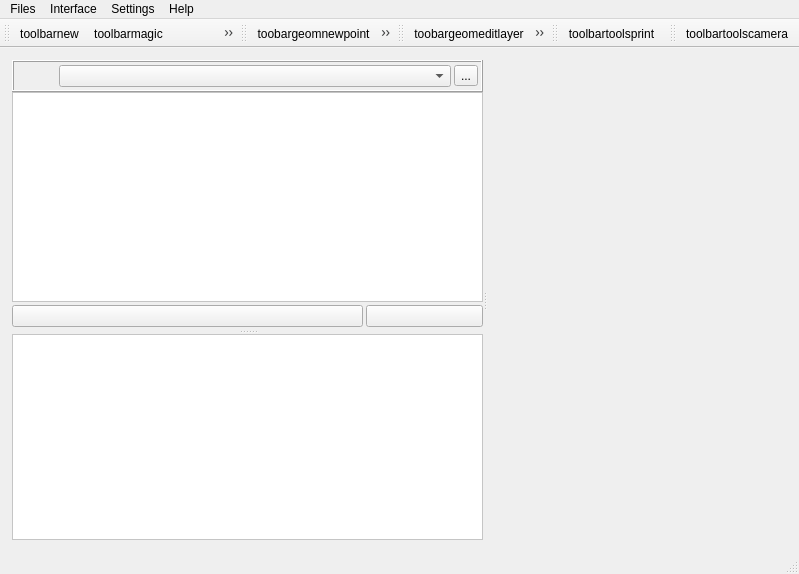
<?xml version="1.0" encoding="UTF-8"?>
<ui version="4.0">
 <class>MainWindow</class>
 <widget class="QMainWindow" name="MainWindow">
  <property name="geometry">
   <rect>
    <x>0</x>
    <y>0</y>
    <width>799</width>
    <height>574</height>
   </rect>
  </property>
  <property name="windowTitle">
   <string>MainWindow</string>
  </property>
  <property name="autoFillBackground">
   <bool>false</bool>
  </property>
  <property name="styleSheet">
   <string notr="true">background-image: url(logo2.png)</string>
  </property>
  <property name="locale">
   <locale language="French" country="France"/>
  </property>
  <widget class="QWidget" name="centralwidget">
   <layout class="QHBoxLayout" name="horizontalLayout" stretch="0">
    <property name="leftMargin">
     <number>3</number>
    </property>
    <property name="topMargin">
     <number>3</number>
    </property>
    <property name="rightMargin">
     <number>3</number>
    </property>
    <property name="bottomMargin">
     <number>3</number>
    </property>
    <item>
     <widget class="QFrame" name="frame_5">
      <property name="locale">
       <locale language="French" country="France"/>
      </property>
      <property name="frameShape">
       <enum>QFrame::NoFrame</enum>
      </property>
      <property name="frameShadow">
       <enum>QFrame::Raised</enum>
      </property>
      <layout class="QVBoxLayout" name="verticalLayout_8">
       <item>
        <widget class="QSplitter" name="splitter_2">
         <property name="locale">
          <locale language="French" country="France"/>
         </property>
         <property name="orientation">
          <enum>Qt::Horizontal</enum>
         </property>
         <widget class="QFrame" name="frame">
          <property name="sizePolicy">
           <sizepolicy hsizetype="Preferred" vsizetype="Preferred">
            <horstretch>0</horstretch>
            <verstretch>0</verstretch>
           </sizepolicy>
          </property>
          <property name="minimumSize">
           <size>
            <width>0</width>
            <height>0</height>
           </size>
          </property>
          <property name="maximumSize">
           <size>
            <width>16777215</width>
            <height>16777215</height>
           </size>
          </property>
          <property name="baseSize">
           <size>
            <width>100</width>
            <height>0</height>
           </size>
          </property>
          <property name="locale">
           <locale language="French" country="France"/>
          </property>
          <property name="frameShape">
           <enum>QFrame::NoFrame</enum>
          </property>
          <property name="frameShadow">
           <enum>QFrame::Raised</enum>
          </property>
          <layout class="QVBoxLayout" name="verticalLayout">
           <property name="spacing">
            <number>6</number>
           </property>
           <property name="leftMargin">
            <number>0</number>
           </property>
           <property name="topMargin">
            <number>0</number>
           </property>
           <property name="rightMargin">
            <number>0</number>
           </property>
           <property name="bottomMargin">
            <number>0</number>
           </property>
           <item>
            <widget class="QSplitter" name="splitter">
             <property name="sizePolicy">
              <sizepolicy hsizetype="Preferred" vsizetype="Preferred">
               <horstretch>0</horstretch>
               <verstretch>0</verstretch>
              </sizepolicy>
             </property>
             <property name="locale">
              <locale language="French" country="France"/>
             </property>
             <property name="orientation">
              <enum>Qt::Vertical</enum>
             </property>
             <widget class="QFrame" name="frame_3">
              <property name="locale">
               <locale language="French" country="France"/>
              </property>
              <property name="frameShape">
               <enum>QFrame::NoFrame</enum>
              </property>
              <property name="frameShadow">
               <enum>QFrame::Raised</enum>
              </property>
              <layout class="QVBoxLayout" name="verticalLayout_3" stretch="1,10,0">
               <property name="spacing">
                <number>0</number>
               </property>
               <property name="leftMargin">
                <number>0</number>
               </property>
               <property name="topMargin">
                <number>0</number>
               </property>
               <property name="rightMargin">
                <number>0</number>
               </property>
               <property name="bottomMargin">
                <number>0</number>
               </property>
               <item>
                <widget class="QFrame" name="frame_6">
                 <property name="sizePolicy">
                  <sizepolicy hsizetype="Preferred" vsizetype="Minimum">
                   <horstretch>0</horstretch>
                   <verstretch>0</verstretch>
                  </sizepolicy>
                 </property>
                 <property name="locale">
                  <locale language="French" country="France"/>
                 </property>
                 <property name="frameShape">
                  <enum>QFrame::Box</enum>
                 </property>
                 <property name="frameShadow">
                  <enum>QFrame::Raised</enum>
                 </property>
                 <layout class="QHBoxLayout" name="horizontalLayout_2" stretch="1,10,0">
                  <property name="spacing">
                   <number>3</number>
                  </property>
                  <property name="leftMargin">
                   <number>3</number>
                  </property>
                  <property name="topMargin">
                   <number>3</number>
                  </property>
                  <property name="rightMargin">
                   <number>3</number>
                  </property>
                  <property name="bottomMargin">
                   <number>3</number>
                  </property>
                  <item>
                   <widget class="QLabel" name="label">
                    <property name="locale">
                     <locale language="French" country="France"/>
                    </property>
                    <property name="text">
                     <string/>
                    </property>
                    <property name="pixmap">
                     <pixmap resource="../resources.qrc">:/plugins/Lamia/icons/eye2.svg</pixmap>
                    </property>
                    <property name="scaledContents">
                     <bool>false</bool>
                    </property>
                   </widget>
                  </item>
                  <item>
                   <widget class="QComboBox" name="comboBox_style">
                    <property name="locale">
                     <locale language="French" country="France"/>
                    </property>
                   </widget>
                  </item>
                  <item>
                   <widget class="QToolButton" name="toolButton_date">
                    <property name="toolTip">
                     <string>Sélectionner la date à laquelle afficher le système</string>
                    </property>
                    <property name="locale">
                     <locale language="French" country="France"/>
                    </property>
                    <property name="text">
                     <string>...</string>
                    </property>
                    <property name="icon">
                     <iconset resource="../resources.qrc">
                      <normaloff>:/plugins/Lamia/icons/Calendar_icon.png</normaloff>:/plugins/Lamia/icons/Calendar_icon.png</iconset>
                    </property>
                    <property name="iconSize">
                     <size>
                      <width>20</width>
                      <height>20</height>
                     </size>
                    </property>
                   </widget>
                  </item>
                 </layout>
                </widget>
               </item>
               <item>
                <widget class="QTreeWidget" name="MaintreeWidget">
                 <property name="sizePolicy">
                  <sizepolicy hsizetype="Preferred" vsizetype="Preferred">
                   <horstretch>0</horstretch>
                   <verstretch>0</verstretch>
                  </sizepolicy>
                 </property>
                 <property name="minimumSize">
                  <size>
                   <width>0</width>
                   <height>0</height>
                  </size>
                 </property>
                 <property name="maximumSize">
                  <size>
                   <width>16777215</width>
                   <height>16777215</height>
                  </size>
                 </property>
                 <property name="autoFillBackground">
                  <bool>false</bool>
                 </property>
                 <property name="styleSheet">
                  <string notr="true">background-image: url(:/plugins/Lamia/icons/logo3.png);
background-repeat: repeat-no;
background-position: center center;
background-color: rgb(255, 255, 255);

</string>
                 </property>
                 <property name="locale">
                  <locale language="French" country="France"/>
                 </property>
                 <property name="iconSize">
                  <size>
                   <width>32</width>
                   <height>32</height>
                  </size>
                 </property>
                 <property name="rootIsDecorated">
                  <bool>false</bool>
                 </property>
                 <property name="wordWrap">
                  <bool>true</bool>
                 </property>
                 <attribute name="headerVisible">
                  <bool>false</bool>
                 </attribute>
                 <attribute name="headerDefaultSectionSize">
                  <number>50</number>
                 </attribute>
                 <attribute name="headerMinimumSectionSize">
                  <number>27</number>
                 </attribute>
                 <attribute name="headerStretchLastSection">
                  <bool>true</bool>
                 </attribute>
                 <column>
                  <property name="text">
                   <string>1</string>
                  </property>
                 </column>
                </widget>
               </item>
               <item>
                <widget class="QFrame" name="frame_2">
                 <property name="locale">
                  <locale language="French" country="France"/>
                 </property>
                 <property name="frameShape">
                  <enum>QFrame::NoFrame</enum>
                 </property>
                 <property name="frameShadow">
                  <enum>QFrame::Raised</enum>
                 </property>
                 <layout class="QGridLayout" name="gridLayout" columnstretch="3,1">
                  <property name="leftMargin">
                   <number>0</number>
                  </property>
                  <property name="topMargin">
                   <number>3</number>
                  </property>
                  <property name="rightMargin">
                   <number>0</number>
                  </property>
                  <property name="bottomMargin">
                   <number>3</number>
                  </property>
                  <property name="spacing">
                   <number>3</number>
                  </property>
                  <item row="0" column="0">
                   <widget class="QPushButton" name="pushButton_selectfeat">
                    <property name="locale">
                     <locale language="French" country="France"/>
                    </property>
                    <property name="text">
                     <string/>
                    </property>
                    <property name="icon">
                     <iconset resource="../resources.qrc">
                      <normaloff>:/plugins/Lamia/icons/select.png</normaloff>:/plugins/Lamia/icons/select.png</iconset>
                    </property>
                   </widget>
                  </item>
                  <item row="0" column="1">
                   <widget class="QPushButton" name="pushButton_qgspan">
                    <property name="text">
                     <string/>
                    </property>
                    <property name="icon">
                     <iconset resource="../resources.qrc">
                      <normaloff>:/plugins/Lamia/icons/qgspan.svg</normaloff>:/plugins/Lamia/icons/qgspan.svg</iconset>
                    </property>
                   </widget>
                  </item>
                 </layout>
                </widget>
               </item>
              </layout>
             </widget>
             <widget class="QFrame" name="frame_4">
              <property name="sizePolicy">
               <sizepolicy hsizetype="Preferred" vsizetype="Preferred">
                <horstretch>0</horstretch>
                <verstretch>0</verstretch>
               </sizepolicy>
              </property>
              <property name="minimumSize">
               <size>
                <width>0</width>
                <height>0</height>
               </size>
              </property>
              <property name="maximumSize">
               <size>
                <width>16777215</width>
                <height>16777215</height>
               </size>
              </property>
              <property name="locale">
               <locale language="French" country="France"/>
              </property>
              <property name="frameShape">
               <enum>QFrame::NoFrame</enum>
              </property>
              <property name="frameShadow">
               <enum>QFrame::Raised</enum>
              </property>
              <layout class="QVBoxLayout" name="verticalLayout_2" stretch="10">
               <property name="spacing">
                <number>0</number>
               </property>
               <property name="leftMargin">
                <number>0</number>
               </property>
               <property name="topMargin">
                <number>0</number>
               </property>
               <property name="rightMargin">
                <number>0</number>
               </property>
               <property name="bottomMargin">
                <number>0</number>
               </property>
               <item>
                <widget class="QTreeWidget" name="ElemtreeWidget">
                 <property name="sizePolicy">
                  <sizepolicy hsizetype="Preferred" vsizetype="Preferred">
                   <horstretch>0</horstretch>
                   <verstretch>0</verstretch>
                  </sizepolicy>
                 </property>
                 <property name="layoutDirection">
                  <enum>Qt::LeftToRight</enum>
                 </property>
                 <property name="autoFillBackground">
                  <bool>true</bool>
                 </property>
                 <property name="styleSheet">
                  <string notr="true">background-image: url(:/plugins/Lamia/icons/icon_petit.png);
background-repeat: repeat-no;
background-position: center center;
background-color: rgb(255, 255, 255);</string>
                 </property>
                 <property name="locale">
                  <locale language="French" country="France"/>
                 </property>
                 <property name="dragDropMode">
                  <enum>QAbstractItemView::NoDragDrop</enum>
                 </property>
                 <property name="iconSize">
                  <size>
                   <width>64</width>
                   <height>64</height>
                  </size>
                 </property>
                 <property name="rootIsDecorated">
                  <bool>false</bool>
                 </property>
                 <property name="wordWrap">
                  <bool>true</bool>
                 </property>
                 <attribute name="headerVisible">
                  <bool>false</bool>
                 </attribute>
                 <attribute name="headerStretchLastSection">
                  <bool>true</bool>
                 </attribute>
                 <column>
                  <property name="text">
                   <string notr="true">1</string>
                  </property>
                 </column>
                </widget>
               </item>
              </layout>
             </widget>
            </widget>
           </item>
          </layout>
         </widget>
         <widget class="QStackedWidget" name="stackedWidget_main">
          <property name="styleSheet">
           <string notr="true">background-image: url(:/plugins/Lamia/icons/logo2.png);</string>
          </property>
          <property name="locale">
           <locale language="French" country="France"/>
          </property>
          <property name="currentIndex">
           <number>1</number>
          </property>
          <widget class="QWidget" name="page_3">
           <layout class="QVBoxLayout" name="verticalLayout_4">
            <property name="spacing">
             <number>0</number>
            </property>
            <property name="leftMargin">
             <number>0</number>
            </property>
            <property name="topMargin">
             <number>0</number>
            </property>
            <property name="rightMargin">
             <number>0</number>
            </property>
            <property name="bottomMargin">
             <number>0</number>
            </property>
            <item>
             <widget class="QTabWidget" name="MaintabWidget">
              <property name="toolTip">
               <string/>
              </property>
              <property name="locale">
               <locale language="French" country="France"/>
              </property>
              <property name="tabPosition">
               <enum>QTabWidget::West</enum>
              </property>
              <property name="tabShape">
               <enum>QTabWidget::Rounded</enum>
              </property>
              <property name="currentIndex">
               <number>0</number>
              </property>
              <property name="iconSize">
               <size>
                <width>32</width>
                <height>32</height>
               </size>
              </property>
              <property name="elideMode">
               <enum>Qt::ElideLeft</enum>
              </property>
              <property name="documentMode">
               <bool>false</bool>
              </property>
              <property name="tabsClosable">
               <bool>false</bool>
              </property>
              <widget class="QWidget" name="tab">
               <attribute name="icon">
                <iconset resource="../resources.qrc">
                 <normaloff>:/plugins/Lamia/icons/main.png</normaloff>:/plugins/Lamia/icons/main.png</iconset>
               </attribute>
               <attribute name="title">
                <string>Proprietes</string>
               </attribute>
               <layout class="QVBoxLayout" name="verticalLayout_5">
                <property name="leftMargin">
                 <number>3</number>
                </property>
                <property name="topMargin">
                 <number>3</number>
                </property>
                <property name="rightMargin">
                 <number>3</number>
                </property>
               </layout>
              </widget>
              <widget class="QWidget" name="tab_2">
               <attribute name="icon">
                <iconset resource="../resources.qrc">
                 <normaloff>:/plugins/Lamia/icons/link.svg</normaloff>:/plugins/Lamia/icons/link.svg</iconset>
               </attribute>
               <attribute name="title">
                <string>Tables enfants</string>
               </attribute>
               <layout class="QVBoxLayout" name="verticalLayout_6">
                <property name="leftMargin">
                 <number>3</number>
                </property>
                <property name="topMargin">
                 <number>0</number>
                </property>
                <property name="rightMargin">
                 <number>3</number>
                </property>
                <property name="bottomMargin">
                 <number>3</number>
                </property>
                <item>
                 <widget class="QTabWidget" name="tabWidget_childs">
                  <property name="locale">
                   <locale language="French" country="France"/>
                  </property>
                  <property name="tabPosition">
                   <enum>QTabWidget::North</enum>
                  </property>
                  <property name="currentIndex">
                   <number>-1</number>
                  </property>
                  <property name="iconSize">
                   <size>
                    <width>32</width>
                    <height>32</height>
                   </size>
                  </property>
                  <property name="elideMode">
                   <enum>Qt::ElideRight</enum>
                  </property>
                  <property name="documentMode">
                   <bool>false</bool>
                  </property>
                 </widget>
                </item>
               </layout>
              </widget>
             </widget>
            </item>
           </layout>
          </widget>
          <widget class="QWidget" name="page_4">
           <layout class="QVBoxLayout" name="verticalLayout_7">
            <property name="spacing">
             <number>0</number>
            </property>
            <property name="leftMargin">
             <number>0</number>
            </property>
            <property name="topMargin">
             <number>0</number>
            </property>
            <property name="rightMargin">
             <number>0</number>
            </property>
            <property name="bottomMargin">
             <number>0</number>
            </property>
           </layout>
          </widget>
         </widget>
        </widget>
       </item>
      </layout>
     </widget>
    </item>
   </layout>
  </widget>
  <widget class="QMenuBar" name="menubar">
   <property name="geometry">
    <rect>
     <x>0</x>
     <y>0</y>
     <width>799</width>
     <height>26</height>
    </rect>
   </property>
   <property name="nativeMenuBar">
    <bool>true</bool>
   </property>
   <widget class="QMenu" name="menuFichiers">
    <property name="locale">
     <locale language="French" country="France"/>
    </property>
    <property name="title">
     <string>Files</string>
    </property>
    <widget class="QMenu" name="menuBases_recentes">
     <property name="title">
      <string>Recent DB</string>
     </property>
     <addaction name="actionTemp"/>
    </widget>
    <widget class="QMenu" name="menuCharger_base">
     <property name="title">
      <string>Load DB</string>
     </property>
     <addaction name="actionPostgis"/>
     <addaction name="actionSpatialite"/>
    </widget>
    <widget class="QMenu" name="menuImport_export">
     <property name="title">
      <string>Import / export</string>
     </property>
     <addaction name="action_pulldb"/>
     <addaction name="action_pushdb"/>
     <addaction name="separator"/>
     <addaction name="actionImporter_et_ajouter_la_base"/>
    </widget>
    <addaction name="actionNouvelle_base"/>
    <addaction name="menuCharger_base"/>
    <addaction name="menuImport_export"/>
    <addaction name="separator"/>
    <addaction name="menuBases_recentes"/>
   </widget>
   <widget class="QMenu" name="menuPreferences">
    <property name="title">
     <string>Settings</string>
    </property>
    <widget class="QMenu" name="menuConnect_to_port">
     <property name="title">
      <string>Connect to port</string>
     </property>
    </widget>
    <addaction name="action_Repertoire_photo"/>
    <addaction name="separator"/>
    <addaction name="action_GPSConnection"/>
    <addaction name="menuConnect_to_port"/>
    <addaction name="actionHauteur_de_perche_GPS"/>
    <addaction name="separator"/>
    <addaction name="actionReinitialier_prestation_courante"/>
    <addaction name="action_taille_icone"/>
    <addaction name="actionVersion"/>
    <addaction name="separator"/>
    <addaction name="actionOpen_project_directory"/>
    <addaction name="actionOpen_Lamia_directory"/>
    <addaction name="separator"/>
    <addaction name="actionShow_Hide_QGis_toolbars"/>
   </widget>
   <widget class="QMenu" name="menuMode">
    <property name="title">
     <string>Interface</string>
    </property>
    <addaction name="actionModeTerrain"/>
    <addaction name="actionTTC"/>
    <addaction name="actionModeExpert"/>
    <addaction name="actionPosttraitement"/>
   </widget>
   <widget class="QMenu" name="menuAide">
    <property name="title">
     <string>Help</string>
    </property>
    <widget class="QMenu" name="menuTable_and_fields">
     <property name="title">
      <string>Table and fields</string>
     </property>
     <addaction name="actionConceptual_model"/>
     <addaction name="actionViews"/>
     <addaction name="actionTables_and_fields"/>
    </widget>
    <addaction name="actionAide"/>
    <addaction name="actionA_propos"/>
    <addaction name="menuTable_and_fields"/>
    <addaction name="actionReport_bug"/>
   </widget>
   <addaction name="menuFichiers"/>
   <addaction name="menuMode"/>
   <addaction name="menuPreferences"/>
   <addaction name="menuAide"/>
  </widget>
  <widget class="QStatusBar" name="statusbar"/>
  <widget class="QToolBar" name="lamiatoolBarFormCreation">
   <property name="windowTitle">
    <string>toolBar</string>
   </property>
   <attribute name="toolBarArea">
    <enum>TopToolBarArea</enum>
   </attribute>
   <attribute name="toolBarBreak">
    <bool>false</bool>
   </attribute>
   <addaction name="actiontoolbarnew"/>
   <addaction name="actiontoolbarmagic"/>
   <addaction name="actiontoolbarundo"/>
   <addaction name="actiontoolbardelete"/>
   <addaction name="actiontoolbarzoomto"/>
   <addaction name="actiontoolbarsave"/>
  </widget>
  <widget class="QToolBar" name="lamiatoolBarFormGeom">
   <property name="windowTitle">
    <string>toolBar</string>
   </property>
   <attribute name="toolBarArea">
    <enum>TopToolBarArea</enum>
   </attribute>
   <attribute name="toolBarBreak">
    <bool>false</bool>
   </attribute>
   <addaction name="actiontoobargeomnewpoint"/>
   <addaction name="actiontoobargeomnewline"/>
   <addaction name="actiontoobargeomnewpolygon"/>
   <addaction name="actiontoobargeomaddpoint"/>
   <addaction name="actiontoobargeomaddGPSpoint"/>
  </widget>
  <widget class="QToolBar" name="lamiatoolbareditlayer">
   <property name="windowTitle">
    <string>toolBar</string>
   </property>
   <attribute name="toolBarArea">
    <enum>TopToolBarArea</enum>
   </attribute>
   <attribute name="toolBarBreak">
    <bool>false</bool>
   </attribute>
   <addaction name="actiontoobargeomeditlayer"/>
   <addaction name="actiontoolbarlayerundo"/>
   <addaction name="actiontoolbarlayersave"/>
  </widget>
  <widget class="QToolBar" name="lamiatoolBartools">
   <property name="windowTitle">
    <string>toolBar</string>
   </property>
   <attribute name="toolBarArea">
    <enum>TopToolBarArea</enum>
   </attribute>
   <attribute name="toolBarBreak">
    <bool>false</bool>
   </attribute>
   <addaction name="actiontoolbartoolsprint"/>
  </widget>
  <widget class="QToolBar" name="lamiatoolBarglobaltools">
   <property name="windowTitle">
    <string>toolBar</string>
   </property>
   <attribute name="toolBarArea">
    <enum>TopToolBarArea</enum>
   </attribute>
   <attribute name="toolBarBreak">
    <bool>false</bool>
   </attribute>
   <addaction name="actiontoolbartoolscamera"/>
  </widget>
  <action name="actionTre">
   <property name="text">
    <string>tre</string>
   </property>
  </action>
  <action name="actionTemp">
   <property name="text">
    <string>temp</string>
   </property>
  </action>
  <action name="actionRepertoire_photo">
   <property name="text">
    <string>Répertoire photo</string>
   </property>
  </action>
  <action name="action_Nouvelle_base_Digue">
   <property name="text">
    <string>Digue</string>
   </property>
   <property name="iconText">
    <string>Digue</string>
   </property>
  </action>
  <action name="action_Nouvelle_base_Assainissement">
   <property name="text">
    <string>Assainissement</string>
   </property>
  </action>
  <action name="action_Repertoire_photo">
   <property name="text">
    <string>Camera directory</string>
   </property>
  </action>
  <action name="actionUtilisateur">
   <property name="enabled">
    <bool>false</bool>
   </property>
   <property name="text">
    <string>Utilisateur</string>
   </property>
  </action>
  <action name="actionModeTerrain">
   <property name="checkable">
    <bool>true</bool>
   </property>
   <property name="text">
    <string>Field investigation</string>
   </property>
  </action>
  <action name="actionModeExpert">
   <property name="checkable">
    <bool>true</bool>
   </property>
   <property name="text">
    <string>Expert</string>
   </property>
  </action>
  <action name="actionTTC">
   <property name="checkable">
    <bool>true</bool>
   </property>
   <property name="text">
    <string>Office</string>
   </property>
  </action>
  <action name="actionPostgis">
   <property name="text">
    <string>postgis</string>
   </property>
  </action>
  <action name="actionSpatialite">
   <property name="text">
    <string>spatialite</string>
   </property>
  </action>
  <action name="actionNouvelle_base">
   <property name="text">
    <string>New DB</string>
   </property>
  </action>
  <action name="actionReinitialier_prestation_courante">
   <property name="text">
    <string>Reinitialier prestation courante</string>
   </property>
  </action>
  <action name="action_GPSConnection">
   <property name="text">
    <string>Connect to Qgis GPS</string>
   </property>
  </action>
  <action name="actionAide">
   <property name="text">
    <string>Help</string>
   </property>
  </action>
  <action name="actionA_propos">
   <property name="enabled">
    <bool>false</bool>
   </property>
   <property name="text">
    <string>About...</string>
   </property>
  </action>
  <action name="action_taille_icone">
   <property name="text">
    <string>Taille icones</string>
   </property>
  </action>
  <action name="actionHauteur_de_perche_GPS">
   <property name="text">
    <string>GPS rod height</string>
   </property>
  </action>
  <action name="actionPosttraitement">
   <property name="checkable">
    <bool>true</bool>
   </property>
   <property name="text">
    <string>Post treatment</string>
   </property>
  </action>
  <action name="actionInfralineaires">
   <property name="text">
    <string>Infralineaires</string>
   </property>
  </action>
  <action name="actionImprimer_rapport">
   <property name="text">
    <string>Imprimer rapport</string>
   </property>
  </action>
  <action name="actionReinitialiser_les_noeuds">
   <property name="text">
    <string>Réinitialiser les noeuds</string>
   </property>
  </action>
  <action name="actionExport_shapefile">
   <property name="text">
    <string>Export shapefile</string>
   </property>
  </action>
  <action name="actionImport">
   <property name="text">
    <string>Import</string>
   </property>
  </action>
  <action name="actionMode_hors_ligne_Reconnexion">
   <property name="text">
    <string>Mode hors ligne/Reconnexion</string>
   </property>
  </action>
  <action name="actionVersion">
   <property name="text">
    <string>version</string>
   </property>
  </action>
  <action name="actionImporter_depuis_SIRS_Digues">
   <property name="text">
    <string>Importer depuis SIRS Digues</string>
   </property>
  </action>
  <action name="actionExporter_vers_SIRS_Digues">
   <property name="text">
    <string>Exporter vers SIRS Digues</string>
   </property>
  </action>
  <action name="action_pulldb">
   <property name="text">
    <string>Pull DB</string>
   </property>
  </action>
  <action name="actionImporter_et_ajouter_la_base">
   <property name="text">
    <string>Add a DB to this DB</string>
   </property>
  </action>
  <action name="action_pushdb">
   <property name="text">
    <string>Push local DB </string>
   </property>
  </action>
  <action name="actiontoolbarsave">
   <property name="icon">
    <iconset resource="../resources.qrc">
     <normaloff>:/plugins/Lamia/icons/save.png</normaloff>:/plugins/Lamia/icons/save.png</iconset>
   </property>
   <property name="text">
    <string>toolbarsave</string>
   </property>
  </action>
  <action name="actiontoolbarnew">
   <property name="icon">
    <iconset resource="../resources.qrc">
     <normaloff>:/plugins/Lamia/icons/Add_48x48.png</normaloff>:/plugins/Lamia/icons/Add_48x48.png</iconset>
   </property>
   <property name="text">
    <string>toolbarnew</string>
   </property>
  </action>
  <action name="actiontoobargeomnewpoint">
   <property name="icon">
    <iconset resource="../resources.qrc">
     <normaloff>:/plugins/Lamia/icons/mActionCapturePoint.svg</normaloff>:/plugins/Lamia/icons/mActionCapturePoint.svg</iconset>
   </property>
   <property name="text">
    <string>toobargeomnewpoint</string>
   </property>
  </action>
  <action name="actiontoobargeomnewline">
   <property name="icon">
    <iconset resource="../resources.qrc">
     <normaloff>:/plugins/Lamia/icons/mActionCaptureLine.svg</normaloff>:/plugins/Lamia/icons/mActionCaptureLine.svg</iconset>
   </property>
   <property name="text">
    <string>toobargeomnewline</string>
   </property>
  </action>
  <action name="actiontoobargeomnewpolygon">
   <property name="icon">
    <iconset resource="../resources.qrc">
     <normaloff>:/plugins/Lamia/icons/mActionCapturePolygon.svg</normaloff>:/plugins/Lamia/icons/mActionCapturePolygon.svg</iconset>
   </property>
   <property name="text">
    <string>toobargeomanewpolygon</string>
   </property>
  </action>
  <action name="actiontoolbardelete">
   <property name="icon">
    <iconset resource="../resources.qrc">
     <normaloff>:/plugins/Lamia/icons/Delete_48x48.png</normaloff>:/plugins/Lamia/icons/Delete_48x48.png</iconset>
   </property>
   <property name="text">
    <string>toolbardelete</string>
   </property>
  </action>
  <action name="actiontoolbarundo">
   <property name="icon">
    <iconset resource="../resources.qrc">
     <normaloff>:/plugins/Lamia/icons/deselect.png</normaloff>:/plugins/Lamia/icons/deselect.png</iconset>
   </property>
   <property name="text">
    <string>toolbarundo</string>
   </property>
  </action>
  <action name="actiontoobargeomaddpoint">
   <property name="icon">
    <iconset resource="../resources.qrc">
     <normaloff>:/plugins/Lamia/icons/mActionAddNodesItem1.svg</normaloff>:/plugins/Lamia/icons/mActionAddNodesItem1.svg</iconset>
   </property>
   <property name="text">
    <string>toobargeomaddpoint</string>
   </property>
  </action>
  <action name="actiontoobargeomaddGPSpoint">
   <property name="icon">
    <iconset resource="../resources.qrc">
     <normaloff>:/plugins/Lamia/icons/mActionAddNodesItemGPS.svg</normaloff>:/plugins/Lamia/icons/mActionAddNodesItemGPS.svg</iconset>
   </property>
   <property name="text">
    <string>toobargeomaddGPSpoint</string>
   </property>
  </action>
  <action name="actiontoobargeomeditlayer">
   <property name="icon">
    <iconset resource="../resources.qrc">
     <normaloff>:/plugins/Lamia/icons/mActionVertexTool2.svg</normaloff>:/plugins/Lamia/icons/mActionVertexTool2.svg</iconset>
   </property>
   <property name="text">
    <string>toobargeomeditlayer</string>
   </property>
  </action>
  <action name="actiontoolbarlayersave">
   <property name="icon">
    <iconset resource="../resources.qrc">
     <normaloff>:/plugins/Lamia/icons/save.png</normaloff>:/plugins/Lamia/icons/save.png</iconset>
   </property>
   <property name="text">
    <string>toolbarlayersave</string>
   </property>
  </action>
  <action name="actiontoolbarlayerundo">
   <property name="icon">
    <iconset resource="../resources.qrc">
     <normaloff>:/plugins/Lamia/icons/deselect.png</normaloff>:/plugins/Lamia/icons/deselect.png</iconset>
   </property>
   <property name="text">
    <string>toolbarlayerundo</string>
   </property>
  </action>
  <action name="actiontoolbartoolsprint">
   <property name="icon">
    <iconset resource="../resources.qrc">
     <normaloff>:/plugins/Lamia/icons/print.png</normaloff>:/plugins/Lamia/icons/print.png</iconset>
   </property>
   <property name="text">
    <string>toolbartoolsprint</string>
   </property>
  </action>
  <action name="actiontoolbarmagic">
   <property name="icon">
    <iconset resource="../resources.qrc">
     <normaloff>:/plugins/Lamia/icons/magic-wand.png</normaloff>:/plugins/Lamia/icons/magic-wand.png</iconset>
   </property>
   <property name="text">
    <string>toolbarmagic</string>
   </property>
  </action>
  <action name="actionReport_bug">
   <property name="text">
    <string>Report bug</string>
   </property>
  </action>
  <action name="actionOpen_project_directory">
   <property name="text">
    <string>Open project directory</string>
   </property>
  </action>
  <action name="actionOpen_Lamia_directory">
   <property name="text">
    <string>Open Lamia directory</string>
   </property>
  </action>
  <action name="actionShow_Hide_QGis_toolbars">
   <property name="text">
    <string>Show/Hide QGis toolbars</string>
   </property>
  </action>
  <action name="actiontoolbarzoomto">
   <property name="icon">
    <iconset resource="../resources.qrc">
     <normaloff>:/plugins/Lamia/icons/Find_32x32.png</normaloff>:/plugins/Lamia/icons/Find_32x32.png</iconset>
   </property>
   <property name="text">
    <string>toolbarzoomto</string>
   </property>
   <property name="toolTip">
    <string>toolbarzoomto</string>
   </property>
  </action>
  <action name="actiontoolbartoolscamera">
   <property name="icon">
    <iconset resource="../resources.qrc">
     <normaloff>:/plugins/Lamia/icons/camera_icon.svg</normaloff>:/plugins/Lamia/icons/camera_icon.svg</iconset>
   </property>
   <property name="text">
    <string>toolbartoolscamera</string>
   </property>
  </action>
  <action name="actionConceptual_model">
   <property name="text">
    <string>Conceptual model</string>
   </property>
  </action>
  <action name="actionViews">
   <property name="text">
    <string>Views</string>
   </property>
  </action>
  <action name="actionTables_and_fields">
   <property name="text">
    <string>Tables and fields</string>
   </property>
  </action>
 </widget>
 <resources>
  <include location="../resources.qrc"/>
  <include location="../resources.qrc"/>
 </resources>
 <connections/>
</ui>
